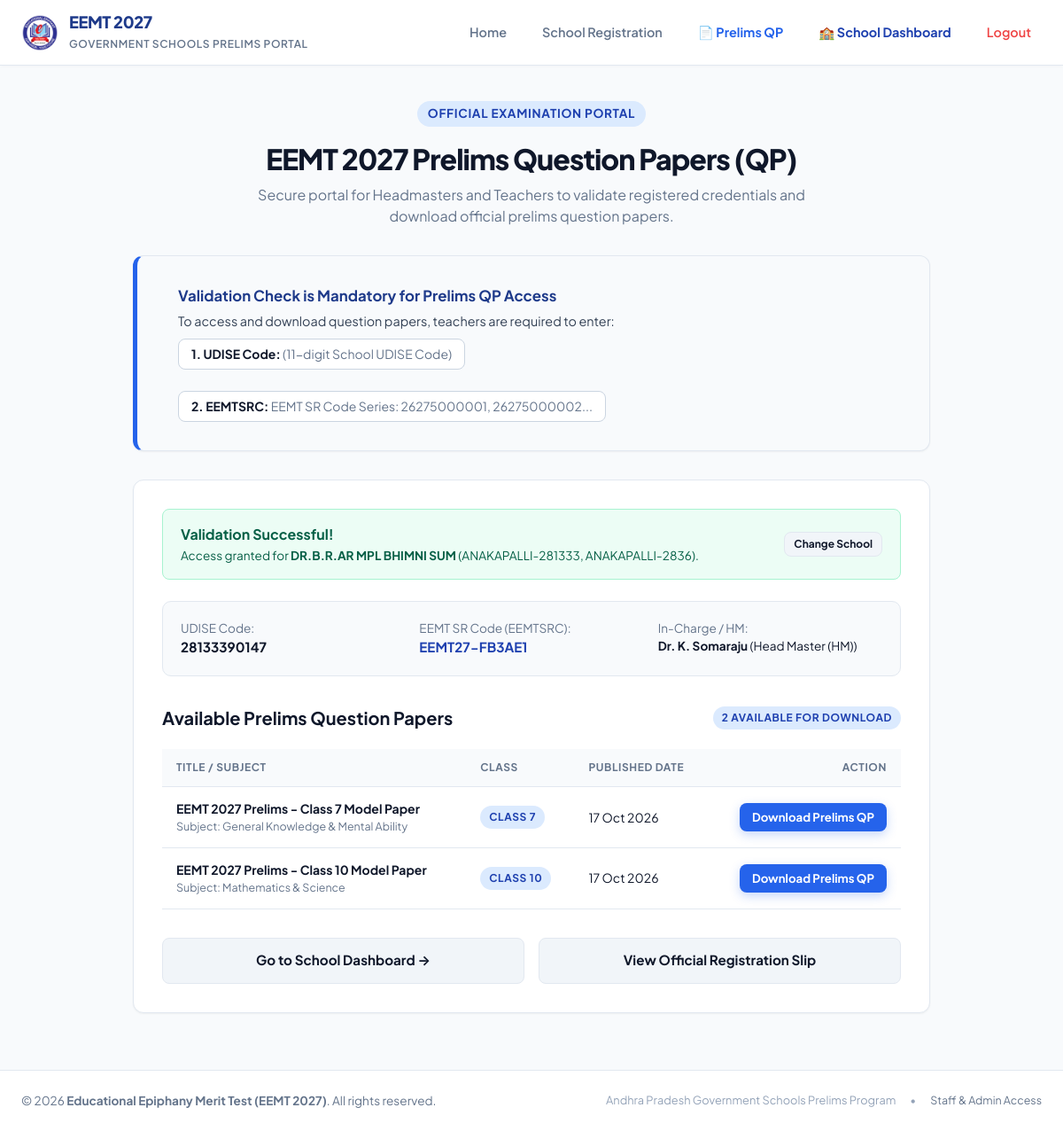
The page /prelims_qp.php?udise=28133390147&eemtsrc=EEMT27-FB3AE1 on the database as committed earlier.
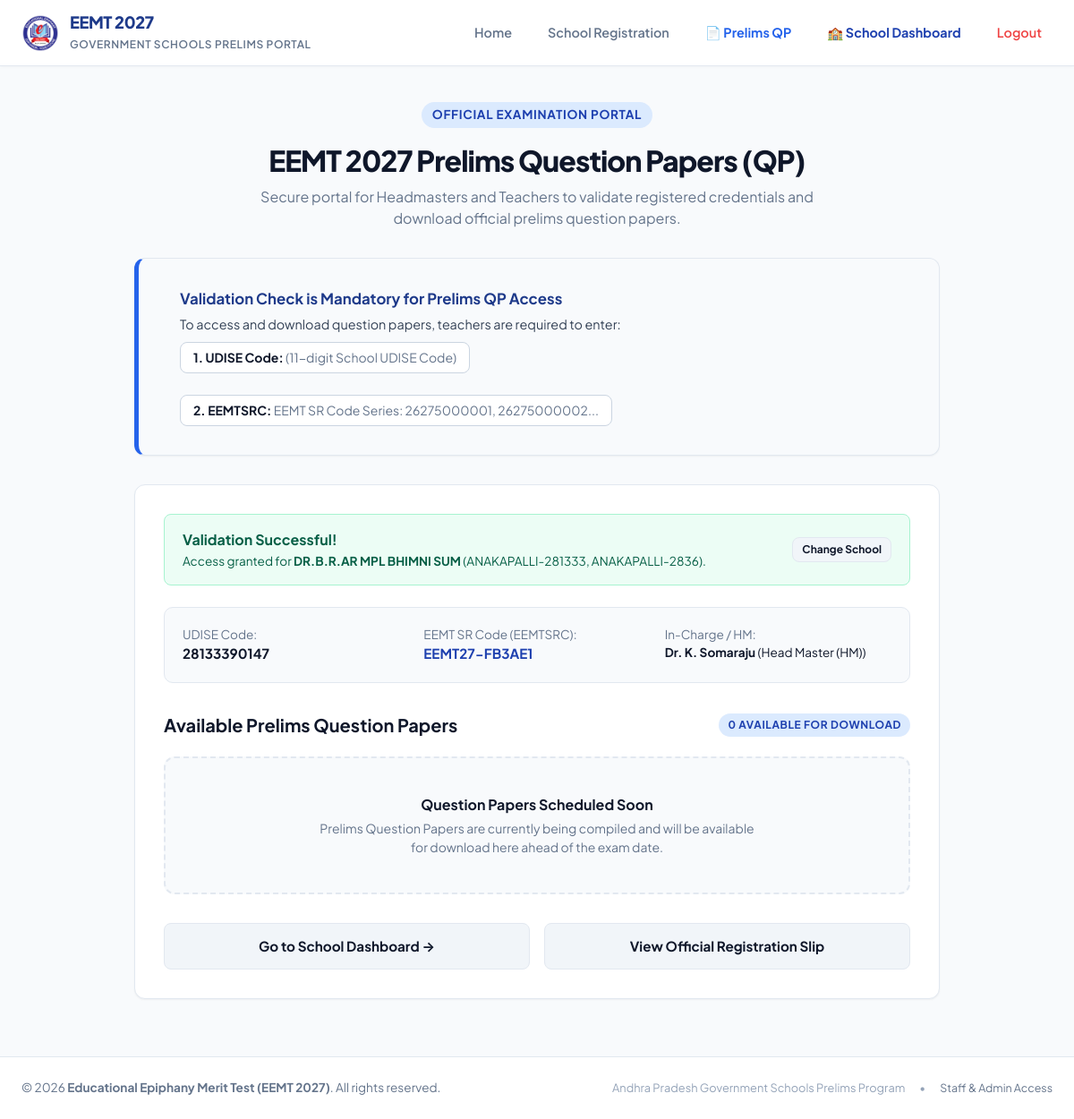
The same page on the database as committed later.
### tables this page shows
CREATE TABLE school_registrations_2027 (
            id INTEGER PRIMARY KEY AUTOINCREMENT,
            reference_id TEXT NOT NULL UNIQUE,
            school_id INTEGER NULL,
            district TEXT NOT NULL,
            mandal TEXT NOT NULL,
            school_name TEXT NOT NULL,
            unique_code TEXT NOT NULL,
            contact_person TEXT NOT NULL,
            designation TEXT NOT NULL,
            mobile TEXT NOT NULL,
            email TEXT NOT NULL,
            ip_address TEXT NULL,
            status TEXT DEFAULT 'submitted',
            created_at TEXT DEFAULT CURRENT_TIMESTAMP
        );

CREATE TABLE question_papers (
            id INTEGER PRIMARY KEY AUTOINCREMENT,
            title TEXT NOT NULL,
            class TEXT NOT NULL,
            subject TEXT DEFAULT 'General',
            file_path TEXT NOT NULL,
            file_size INTEGER DEFAULT 0,
            is_published INTEGER DEFAULT 0,
            published_at TEXT NULL,
            uploaded_by TEXT NULL,
            created_at TEXT DEFAULT CURRENT_TIMESTAMP
        );

### prelims_qp.php (the view, shortened to what the rows shown need)
<?php
$pdo = getDB();
$validatedSchool = null;
$questionPapers = [];
$udiseInput = strtoupper(trim($_GET['udise'] ?? $_POST['udise_code'] ?? ''));
$eemtsrcInput = strtoupper(trim($_GET['eemtsrc'] ?? $_POST['eemtsrc'] ?? ''));
if (($_SERVER['REQUEST_METHOD'] === 'POST' && isset($_POST['validate_qp'])) || (!empty($udiseInput) && !empty($eemtsrcInput))) {
    if (!$udiseInput || !$eemtsrcInput) {
        $error = "Validation check is mandatory. Please enter both your School UDISE Code and EEMTSRC (EEMT School Registration Code).";
    } else {
        $stmt = $pdo->prepare("
            SELECT sr.*, sm.unique_code AS master_udise
            FROM school_registrations_2027 sr
            LEFT JOIN schools_master sm ON sr.school_id = sm.id
            WHERE sr.reference_id = ? AND (sr.unique_code = ? OR sm.unique_code = ?)
        ");
        $stmt->execute([$eemtsrcInput, $udiseInput, $udiseInput]);
        $validatedSchool = $stmt->fetch();
        if ($validatedSchool) {
            $qpStmt = $pdo->prepare("SELECT * FROM question_papers WHERE is_published = 1 ORDER BY id DESC");
            $qpStmt->execute();
            $questionPapers = $qpStmt->fetchAll();
        } else {
            $error = "Validation Failed: The entered UDISE Code and EEMT School Registration Code (EEMTSRC) do not match school records. Please check your credentials.";
        }
    }
}
require_once __DIR__ . '/includes/header.php';
?>
<div class="page-header" style="max-width: 900px; margin: 0 auto 2rem;">
    <h2 class="page-title" style="font-size: 2rem; font-weight: 800;">
        EEMT 2027 Prelims Question Papers (QP)
    </h2>
</div>
<div class="card" style="max-width: 900px; margin: 0 auto;">
    <?php if (!$validatedSchool): ?>
        <div class="card-title" style="font-size: 1.15rem; margin-bottom: 1.25rem;">
            <span>Enter Teacher / School Credentials</span>
        </div>
        <form method="POST" action="prelims_qp.php">
            <div class="form-grid">
                <div class="form-group">
                    <label class="form-label" for="udise_code">
                        1. School UDISE Code <span class="required">*</span>
                    </label>
                    <input type="text" id="udise_code" name="udise_code" class="form-control"
                        placeholder="11-digit UDISE Code (e.g. 28142500311)"
                        value="<?php echo htmlspecialchars($udiseInput); ?>" required autocomplete="off"
                        style="font-size: 1rem; font-weight: 600;">
                    <div class="form-hint">Official 11-digit school UDISE code as per Government records.</div>
                </div>
                <div class="form-group">
                    <label class="form-label" for="eemtsrc">
                        2. EEMTSRC (EEMT School Registration Code) <span class="required">*</span>
                    </label>
                    <input type="text" id="eemtsrc" name="eemtsrc" class="form-control" placeholder="e.g. 26275000001"
                        value="<?php echo htmlspecialchars($eemtsrcInput); ?>" required autocomplete="off"
                        style="font-size: 1rem; font-weight: 600;">
                    <div class="form-hint">Generated upon successful registration (Series:
                        <code>26275000001, 26275000002...</code>).
                    </div>
                </div>
            </div>
            <div style="margin-top: 1.5rem;">
                <button type="submit" name="validate_qp" class="btn btn-primary btn-block"
                    style="padding: 0.95rem; font-size: 1.05rem;">
                    Validate & Access Prelims Question Papers &rarr;
                </button>
            </div>
            <div style="text-align: center; margin-top: 1.25rem; font-size: 0.85rem; color: var(--text-muted);">
                School not registered yet? <a href="register.php" style="color: var(--primary); font-weight: 700;">Complete
                    School Prelims Registration</a>
            </div>
        </form>
    <?php else: ?>
        <div class="alert alert-success"
            style="margin-bottom: 1.5rem; display: flex; justify-content: space-between; align-items: center; flex-wrap: wrap; gap: 1rem;">
            <div>
                <strong style="font-size: 1rem;">Validation Successful!</strong>
                <div style="font-size: 0.85rem; margin-top: 2px;">
                    Access granted for <strong><?php echo htmlspecialchars($validatedSchool['school_name']); ?></strong>
                    (<?php echo htmlspecialchars($validatedSchool['mandal']); ?>,
                    <?php echo htmlspecialchars($validatedSchool['district']); ?>).
                </div>
            </div>
            <a href="prelims_qp.php" class="btn btn-secondary" style="padding: 4px 10px; font-size: 0.75rem;">
                Change School
            </a>
        </div>
        <div
            style="background: #f8fafc; border: 1px solid var(--border); border-radius: 10px; padding: 1.25rem; margin-bottom: 2rem;">
            <div
                style="display: grid; grid-template-columns: repeat(auto-fit, minmax(200px, 1fr)); gap: 1rem; font-size: 0.85rem;">
                <div>
                    <span style="color: var(--text-muted); display: block;">UDISE Code:</span>
                    <code
                        style="font-weight: 700; font-size: 0.95rem;"><?php echo htmlspecialchars($validatedSchool['unique_code']); ?></code>
                </div>
                <div>
                    <span style="color: var(--text-muted); display: block;">EEMT SR Code (EEMTSRC):</span>
                    <strong
                        style="color: #1e40af; font-size: 0.95rem;"><?php echo htmlspecialchars($validatedSchool['reference_id']); ?></strong>
                </div>
                <div>
                    <span style="color: var(--text-muted); display: block;">In-Charge / HM:</span>
                    <strong><?php echo htmlspecialchars($validatedSchool['contact_person']); ?></strong>
                    (<?php echo htmlspecialchars($validatedSchool['designation']); ?>)
                </div>
            </div>
        </div>
        <div class="card-title" style="justify-content: space-between; flex-wrap: wrap;">
            <div style="display: flex; align-items: center; gap: 8px;">
                <span>Available Prelims Question Papers</span>
            </div>
            <span class="badge badge-primary"><?php echo count($questionPapers); ?> Available for Download</span>
        </div>
        <?php if (empty($questionPapers)): ?>
            <div
                style="background: #f8fafc; border: 2px dashed var(--border); border-radius: 12px; padding: 2.5rem; text-align: center;">
                <h4 style="color: var(--secondary); margin-bottom: 0.25rem;">Question Papers Scheduled Soon</h4>
                <p style="color: var(--text-muted); font-size: 0.875rem; max-width: 500px; margin: 0 auto;">
                    Prelims Question Papers are currently being compiled and will be available for download here ahead of the
                    exam date.
                </p>
            </div>
        <?php else: ?>
            <div class="table-responsive">
                <table class="data-table">
                    <thead>
                        <tr>
                            <th>Title / Subject</th>
                            <th>Class</th>
                            <th>Published Date</th>
                            <th style="text-align: right;">Action</th>
                        </tr>
                    </thead>
                    <tbody>
                        <?php foreach ($questionPapers as $qp): ?>
                            <tr>
                                <td>
                                    <strong><?php echo htmlspecialchars($qp['title']); ?></strong>
                                    <div style="font-size: 0.78rem; color: var(--text-muted);">
                                        Subject: <?php echo htmlspecialchars($qp['subject']); ?>
                                    </div>
                                </td>
                                <td>
                                    <span class="badge badge-primary"><?php echo htmlspecialchars($qp['class']); ?></span>
                                </td>
                                <td>
                                    <?php echo htmlspecialchars(date('d M Y', strtotime($qp['published_at'] ?? $qp['created_at']))); ?>
                                </td>
                                <td style="text-align: right;">
                                    <a href="school/download_paper.php?id=<?php echo (int) $qp['id']; ?>" class="btn btn-primary"
                                        style="padding: 6px 14px; font-size: 0.825rem;">
                                        Download Prelims QP
                                    </a>
                                </td>
                            </tr>
                        <?php endforeach; ?>
                    </tbody>
                </table>
            </div>
        <?php endif; ?>
        <div style="margin-top: 2rem; display: flex; gap: 1rem; flex-wrap: wrap;">
            <a href="school/dashboard.php" class="btn btn-secondary" style="flex: 1; text-align: center;">
                Go to School Dashboard &rarr;
            </a>
            <a href="register_success.php?ref=<?php echo urlencode($validatedSchool['reference_id']); ?>" target="_blank"
                class="btn btn-secondary" style="flex: 1; text-align: center;">
                View Official Registration Slip
            </a>
        </div>
    <?php endif; ?>
</div>
<?php require_once __DIR__ . '/includes/footer.php'; ?>

Rows that differ between the two databases and show on the page:
no longer on this page (row edited): question_papers: title "EEMT 2027 Prelims - Class 7 Model Paper", subject "General Knowledge & Mental Ability", class "CLASS 7", published_at "17 Oct 2026"
no longer on this page (row edited): question_papers: title "EEMT 2027 Prelims - Class 10 Model Paper", subject "Mathematics & Science", class "CLASS 10", published_at "17 Oct 2026"
Other text that changed with them:
count($questionPapers): "2" → "0"
text no longer shown: "TITLE / SUBJECT CLASS PUBLISHED DATE ACTION"
text now shown: "Question Papers Scheduled Soon Prelims Question Papers are currently being compiled and will be available for download here ahead of the exam date."
